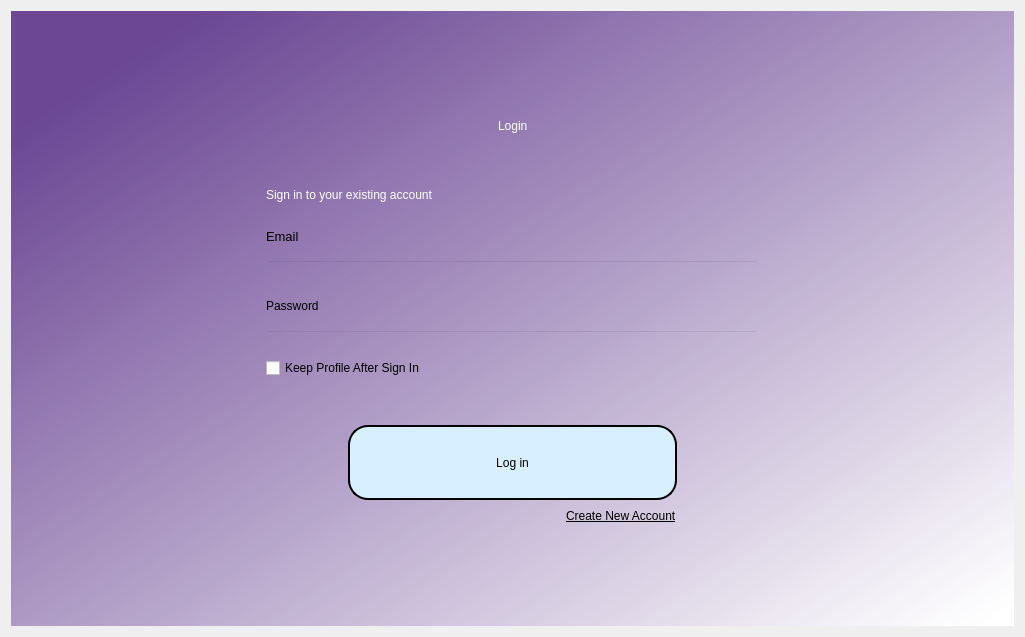
<?xml version="1.0" encoding="UTF-8"?>
<ui version="4.0">
 <class>Dialog</class>
 <widget class="QDialog" name="Dialog">
  <property name="geometry">
   <rect>
    <x>0</x>
    <y>0</y>
    <width>1025</width>
    <height>637</height>
   </rect>
  </property>
  <property name="windowTitle">
   <string>Dialog</string>
  </property>
  <property name="styleSheet">
   <string notr="true"/>
  </property>
  <layout class="QVBoxLayout" name="verticalLayout">
   <item>
    <widget class="QWidget" name="bgwidget" native="true">
     <property name="styleSheet">
      <string notr="true">QWidget#bgwidget{
background-color:qlineargradient(spread:pad, x1:0.091, y1:0.101636, x2:0.991379, y2:0.977, stop:0 rgba(74, 29, 125, 0.8), stop:1 rgba(255, 255, 255, 255));}</string>
     </property>
     <layout class="QVBoxLayout" name="verticalLayout_2" stretch="3,1,1,8,1,3">
      <item>
       <spacer name="verticalSpacer">
        <property name="orientation">
         <enum>Qt::Vertical</enum>
        </property>
        <property name="sizeHint" stdset="0">
         <size>
          <width>20</width>
          <height>40</height>
         </size>
        </property>
       </spacer>
      </item>
      <item>
       <layout class="QHBoxLayout" name="horizontalLayout">
        <item>
         <spacer name="horizontalSpacer">
          <property name="orientation">
           <enum>Qt::Horizontal</enum>
          </property>
          <property name="sizeHint" stdset="0">
           <size>
            <width>40</width>
            <height>20</height>
           </size>
          </property>
         </spacer>
        </item>
        <item>
         <widget class="QLabel" name="label">
          <property name="styleSheet">
           <string notr="true">font: 36pt &quot;MS Shell Dlg 2&quot;; color:rgb(255, 255, 255)</string>
          </property>
          <property name="text">
           <string>Login</string>
          </property>
         </widget>
        </item>
        <item>
         <spacer name="horizontalSpacer_2">
          <property name="orientation">
           <enum>Qt::Horizontal</enum>
          </property>
          <property name="sizeHint" stdset="0">
           <size>
            <width>40</width>
            <height>20</height>
           </size>
          </property>
         </spacer>
        </item>
       </layout>
      </item>
      <item>
       <spacer name="verticalSpacer_3">
        <property name="orientation">
         <enum>Qt::Vertical</enum>
        </property>
        <property name="sizeHint" stdset="0">
         <size>
          <width>20</width>
          <height>40</height>
         </size>
        </property>
       </spacer>
      </item>
      <item>
       <layout class="QHBoxLayout" name="horizontalLayout_4" stretch="4,8,4">
        <item>
         <spacer name="horizontalSpacer_6">
          <property name="orientation">
           <enum>Qt::Horizontal</enum>
          </property>
          <property name="sizeHint" stdset="0">
           <size>
            <width>40</width>
            <height>20</height>
           </size>
          </property>
         </spacer>
        </item>
        <item>
         <layout class="QVBoxLayout" name="verticalLayout_3">
          <item>
           <widget class="QLabel" name="label_2">
            <property name="styleSheet">
             <string notr="true">font: 16pt &quot;MS Shell Dlg 2&quot;;color:rgb(255, 255, 255)</string>
            </property>
            <property name="text">
             <string>Sign in to your existing account</string>
            </property>
           </widget>
          </item>
          <item>
           <widget class="QLabel" name="label_3">
            <property name="font">
             <font>
              <family>MS Shell Dlg 2</family>
              <pointsize>10</pointsize>
              <weight>50</weight>
              <italic>false</italic>
              <bold>false</bold>
             </font>
            </property>
            <property name="styleSheet">
             <string notr="true">font: 10pt &quot;MS Shell Dlg 2&quot;;</string>
            </property>
            <property name="text">
             <string>Email</string>
            </property>
           </widget>
          </item>
          <item>
           <widget class="QLineEdit" name="emailfield">
            <property name="styleSheet">
             <string notr="true">background-color:rgba(0,0,0,0);
font: 12pt &quot;MS Shell Dlg 2&quot;;</string>
            </property>
           </widget>
          </item>
          <item>
           <widget class="QLabel" name="label_4">
            <property name="styleSheet">
             <string notr="true">font: 10pt &quot;MS Shell Dlg 2&quot;;</string>
            </property>
            <property name="text">
             <string>Password</string>
            </property>
           </widget>
          </item>
          <item>
           <widget class="QLineEdit" name="passwordfield">
            <property name="styleSheet">
             <string notr="true">background-color:rgba(0,0,0,0);
font: 12pt &quot;MS Shell Dlg 2&quot;;</string>
            </property>
           </widget>
          </item>
          <item>
           <widget class="QCheckBox" name="keepprofilecheckbox">
            <property name="text">
             <string>Keep Profile After Sign In</string>
            </property>
           </widget>
          </item>
          <item>
           <widget class="QLabel" name="error">
            <property name="styleSheet">
             <string notr="true">font: 12pt &quot;MS Shell Dlg 2&quot;; color:red;</string>
            </property>
            <property name="text">
             <string/>
            </property>
           </widget>
          </item>
         </layout>
        </item>
        <item>
         <spacer name="horizontalSpacer_7">
          <property name="orientation">
           <enum>Qt::Horizontal</enum>
          </property>
          <property name="sizeHint" stdset="0">
           <size>
            <width>40</width>
            <height>20</height>
           </size>
          </property>
         </spacer>
        </item>
       </layout>
      </item>
      <item>
       <layout class="QHBoxLayout" name="horizontalLayout_3">
        <item>
         <spacer name="horizontalSpacer_4">
          <property name="orientation">
           <enum>Qt::Horizontal</enum>
          </property>
          <property name="sizeHint" stdset="0">
           <size>
            <width>40</width>
            <height>20</height>
           </size>
          </property>
         </spacer>
        </item>
        <item>
         <layout class="QVBoxLayout" name="verticalLayout_4">
          <item>
           <widget class="QPushButton" name="login">
            <property name="minimumSize">
             <size>
              <width>0</width>
              <height>75</height>
             </size>
            </property>
            <property name="maximumSize">
             <size>
              <width>1000</width>
              <height>75</height>
             </size>
            </property>
            <property name="styleSheet">
             <string notr="true">border-radius:20px;
border : 2px solid;
border-color: black;
background-color: rgb(216, 239, 255);
font: 14pt &quot;MS Shell Dlg 2&quot;;
</string>
            </property>
            <property name="text">
             <string>Log in</string>
            </property>
           </widget>
          </item>
          <item>
           <layout class="QHBoxLayout" name="horizontalLayout_2">
            <item>
             <spacer name="horizontalSpacer_3">
              <property name="orientation">
               <enum>Qt::Horizontal</enum>
              </property>
              <property name="sizeHint" stdset="0">
               <size>
                <width>40</width>
                <height>20</height>
               </size>
              </property>
             </spacer>
            </item>
            <item>
             <widget class="QLabel" name="createnewaccountlbl">
              <property name="font">
               <font>
                <underline>true</underline>
               </font>
              </property>
              <property name="text">
               <string>Create New Account</string>
              </property>
             </widget>
            </item>
           </layout>
          </item>
         </layout>
        </item>
        <item>
         <spacer name="horizontalSpacer_5">
          <property name="orientation">
           <enum>Qt::Horizontal</enum>
          </property>
          <property name="sizeHint" stdset="0">
           <size>
            <width>40</width>
            <height>20</height>
           </size>
          </property>
         </spacer>
        </item>
       </layout>
      </item>
      <item>
       <spacer name="verticalSpacer_2">
        <property name="orientation">
         <enum>Qt::Vertical</enum>
        </property>
        <property name="sizeHint" stdset="0">
         <size>
          <width>20</width>
          <height>40</height>
         </size>
        </property>
       </spacer>
      </item>
     </layout>
    </widget>
   </item>
  </layout>
 </widget>
 <resources/>
 <connections/>
</ui>
